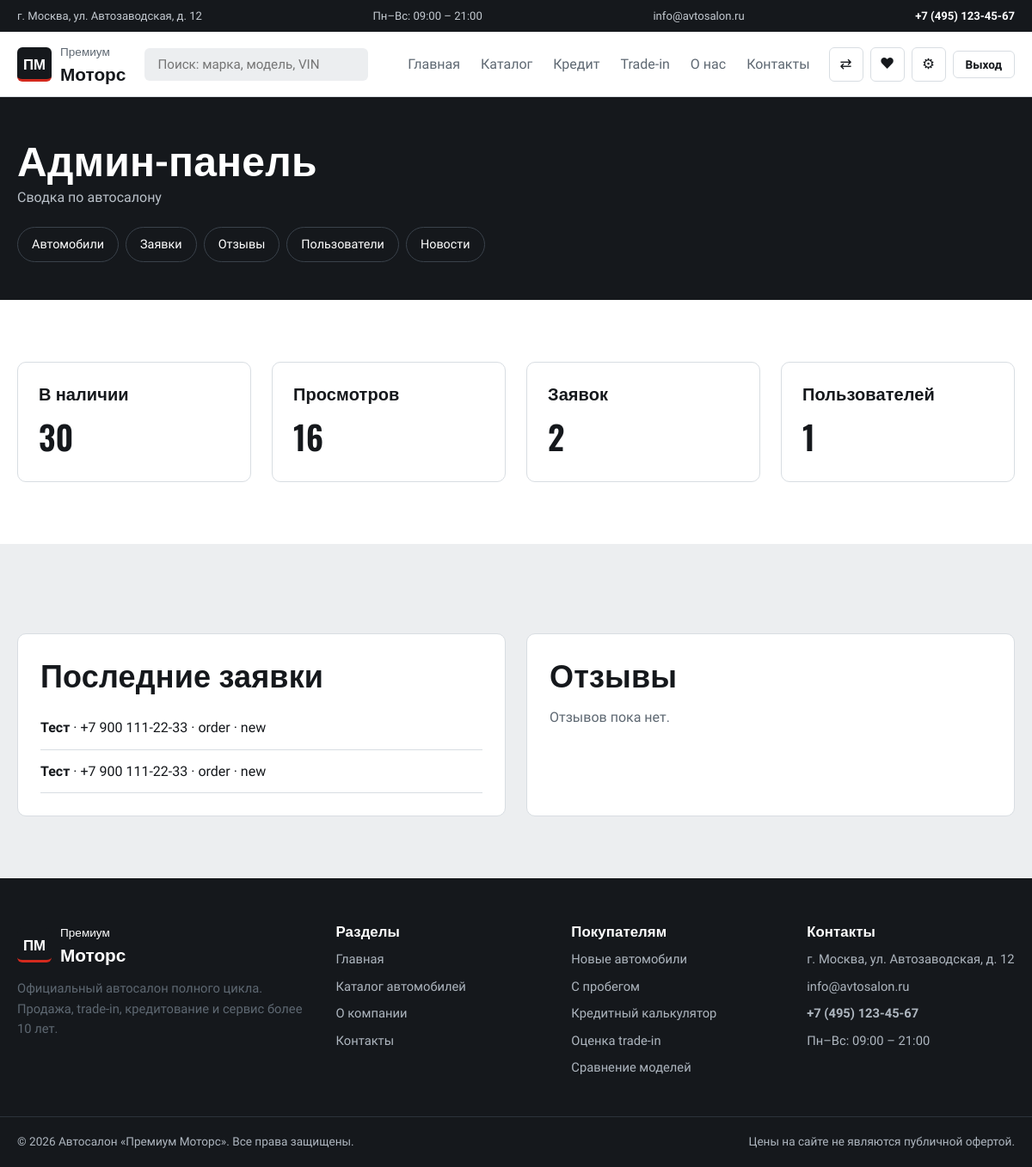
The page /admin (signed in) on the database its author committed.
### tables this page shows
CREATE TABLE orders (
    id         INTEGER PRIMARY KEY AUTOINCREMENT,
    user_id    INTEGER REFERENCES users(id) ON DELETE SET NULL,
    car_id     INTEGER REFERENCES cars(id) ON DELETE SET NULL,
    name       TEXT NOT NULL,
    phone      TEXT NOT NULL,
    email      TEXT,
    message    TEXT,
    kind       TEXT NOT NULL DEFAULT 'order',
    status     TEXT NOT NULL DEFAULT 'new',
    created_at TEXT NOT NULL
);

### app.py (the view)
@app.route("/admin")
@admin_required
def admin_dashboard():
    return render_template("admin/dashboard.html", stats=db.dashboard_stats(),
                           orders=db.all_orders(8), reviews=db.all_reviews(8))

### app.py (called while the page is built, shortened)
def generate_csrf():
    if "csrf" not in session:
        session["csrf"] = secrets.token_urlsafe(32)
    return session["csrf"]

def admin_required(f):
    @wraps(f)
    def wrapper(*args, **kwargs):
        user = db.get_user(session.get("user_id"))
        if not user:
            flash("Требуется вход в аккаунт.", "error")
            return redirect(url_for("login", next=request.full_path))
        if user["role"] != "admin":
            abort(403)
        return f(*args, **kwargs)
    return wrapper

@app.context_processor
def inject_globals():
    user = db.get_user(session["user_id"]) if session.get("user_id") else None
    if session.get("user_id") and not user:
        session.clear()
    favs = set(session.get("favorites", []))
    compare = session.get("compare", [])
    return {
        "current_user": user,
        "is_admin": bool(user and user["role"] == "admin"),
        "fav_ids": favs,
        "fav_count": len(favs),
        "compare_ids": compare,
        "compare_count": len(compare),
        "csrf_token": generate_csrf(),
        "current_year": 2026,
    }

@app.before_request
def csrf_protect():
    g.csrf = session.get("csrf")

### db.py (called while the page is built)
def get_connection():
    conn = sqlite3.connect(DB_PATH)
    conn.row_factory = sqlite3.Row
    conn.execute("PRAGMA foreign_keys=ON")
    return conn

@contextmanager
def db():
    conn = get_connection()
    try:
        yield conn
        conn.commit()
    except Exception:
        conn.rollback()
        raise
    finally:
        conn.close()

def get_user(user_id):
    with db() as conn:
        row = conn.execute("SELECT * FROM users WHERE id=?", (user_id,)).fetchone()
        return dict(row) if row else None

def all_reviews(limit=100):
    with db() as conn:
        return [review_row(r) for r in conn.execute(
            "SELECT * FROM reviews ORDER BY created_at DESC LIMIT ?", (limit,))]

def all_orders(limit=200):
    with db() as conn:
        return [dict(r) for r in conn.execute(
            "SELECT * FROM orders ORDER BY created_at DESC, id DESC LIMIT ?", (limit,))]

### templates/admin/dashboard.html (shortened to what this page needs)
{% extends 'base.html' %}
{% block content %}
<section class="page-head">
  <div class="container">
    <h1>Админ-панель</h1>
    <p>Сводка по автосалону</p>
  </div>
  <div class="container admin-nav">
    <a class="chip" href="{{ url_for('admin_cars') }}">Автомобили</a>
    <a class="chip" href="{{ url_for('admin_orders') }}">Заявки</a>
    <a class="chip" href="{{ url_for('admin_reviews') }}">Отзывы</a>
    <a class="chip" href="{{ url_for('admin_users') }}">Пользователи</a>
    <a class="chip" href="{{ url_for('admin_news') }}">Новости</a>
  </div>
</section>
<section class="section">
  <div class="container">
    <div class="grid grid--4">
      <div class="feature">
        <h3>В наличии</h3>
        <p class="stat">{{ stats.cars }}</p>
      </div>
      <div class="feature">
        <h3>Просмотров</h3>
        <p class="stat">{{ stats.views }}</p>
      </div>
      <div class="feature">
        <h3>Заявок</h3>
        <p class="stat">{{ stats.orders }}</p>
      </div>
      <div class="feature">
        <h3>Пользователей</h3>
        <p class="stat">{{ stats.users }}</p>
      </div>
    </div>
  </div>
</section>
<section class="section section--alt">
  <div class="container admin-two">
    <div class="panel">
      <h2>Последние заявки</h2>
      {% for o in orders %}
      <div class="admin-item">
        <b>{{ o['name'] }}</b> · {{ o['phone'] }} · {{ o['kind'] }} · {{ o['status'] }}
      </div>
      {% else %}
      <p>Заявок пока нет.</p>
      {% endfor %}
    </div>
    <div class="panel">
      <h2>Отзывы</h2>
      {% for r in reviews %}
      <div class="admin-item">
        {{ r['rating'] }}★ · {{ r['author'] }} · {{ r['text'][:60] }}…
      </div>
      {% else %}
      <p>Отзывов пока нет.</p>
      {% endfor %}
    </div>
  </div>
</section>
{% endblock %}

### static/css/style.css (style rules this page uses)
:root { --floor: #eceef0; --paper: #fff; --ink: #15181c; --steel: #5e6872; --line: #d8dde2; --red: #d32a1e; --red-dark: #b01f15; --ok: #1d7a4b; --warn: #b7791f; --r: 6px; --r-lg: 10px; --shadow: 0 18px 40px rgba(21, 24, 28, .12); --display: 'Oswald', 'Arial Narrow', Impact, sans-serif; --body: 'Onest', system-ui, -apple-system, 'Segoe UI', Roboto, sans-serif; }
* { box-sizing: border-box; }
html { scroll-behavior: smooth; }
body { margin: 0; font: 400 16px/1.6 var(--body); color: var(--ink); background: var(--paper); -webkit-font-smoothing: antialiased; }
h1, h2, h3, h4 { font-family: var(--display); font-weight: 600; line-height: 1.12; margin: 0 0 .5em; letter-spacing: .005em; }
h1 { font-size: clamp(2.1rem, 4.4vw, 3.5rem); }
h2 { font-size: clamp(1.6rem, 3vw, 2.3rem); }
h3 { font-size: 1.25rem; }
p { margin: 0 0 1rem; color: var(--steel); max-width: 70ch; }
a { color: inherit; text-decoration: none; }
.container { width: min(1240px, 100% - 40px); margin-inline: auto; }
.section { padding: 72px 0; }
.section--alt { background: var(--floor); }
.grid { display: grid; gap: 24px; }
.grid--4 { grid-template-columns: repeat(4, 1fr); }
.feature { display: block; background: #fff; border: 1px solid var(--line); border-radius: var(--r-lg); padding: 24px; transition: border-color .2s; }
.feature h3 { margin-top: 0; }
.stat { font: 600 2.4rem var(--display); color: var(--ink); margin: 0; }
.chip { padding: 8px 16px; border-radius: 999px; border: 1px solid var(--line); background: #fff; font-weight: 500; font-size: .9rem; transition: border-color .2s; }
.page-head { background: var(--ink); color: #fff; padding: 44px 0; }
.page-head h1 { color: #fff; font-size: clamp(2rem, 4vw, 3rem); margin-bottom: 6px; }
.page-head p { color: #b9c0c8; margin: 0; }
.admin-nav { display: flex; flex-wrap: wrap; gap: 8px; margin-top: 22px; }
.admin-nav .chip { background: transparent; color: #fff; border-color: #3a424b; }
.panel { background: #fff; border: 1px solid var(--line); border-radius: var(--r-lg); padding: 26px; }
.admin-two { display: grid; grid-template-columns: 1fr 1fr; gap: 24px; margin-top: 32px; }
.admin-item, .admin-review { padding: 12px 0; border-bottom: 1px solid var(--line); }

### rows shown on the page
orders: name "Тест", phone "+7 900 111-22-33", kind "order", status "new"
orders: name "Тест", phone "+7 900 111-22-33", kind "order", status "new"

### other values the page prints
{{ contacts.address }} "г. Москва, ул. Автозаводская, д. 12"
{{ contacts.work }} "Пн–Вс: 09:00 – 21:00"
{{ contacts.email }} "info@avtosalon.ru"
{{ contacts.phone }} "+7 (495) 123-45-67"
{{ stats.cars }} "30"
{{ stats.views }} "16"
{{ stats.orders }} "2"
{{ stats.users }} "1"
{{ current_year }} "2026"
